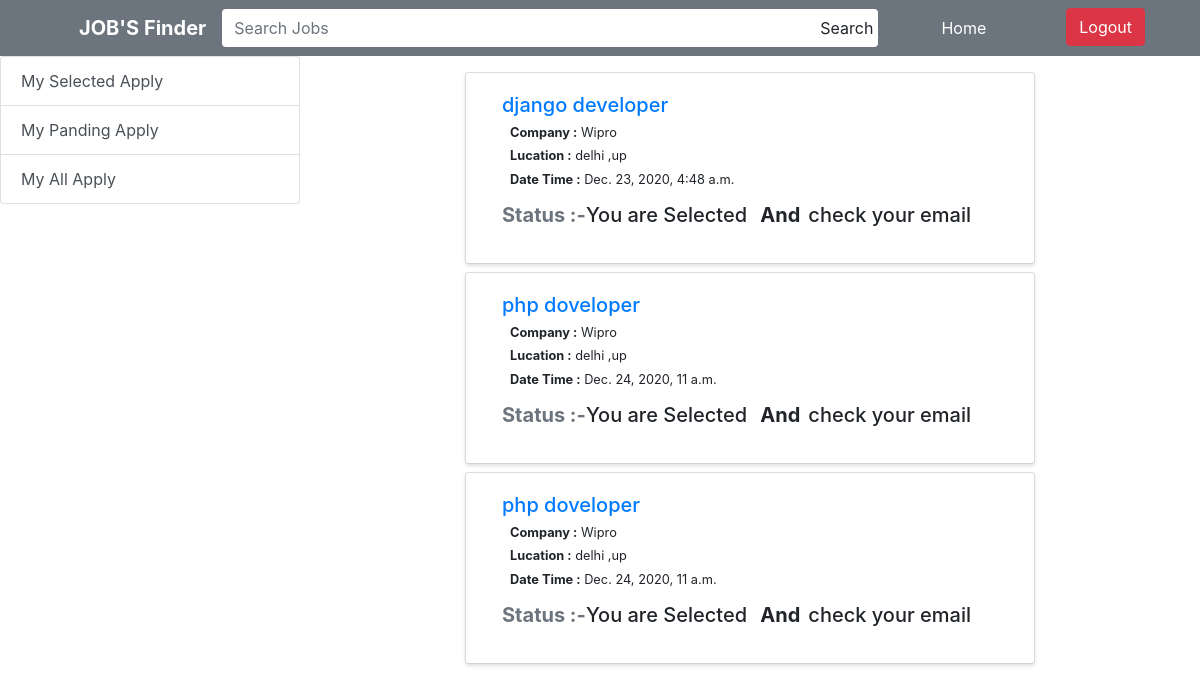
The page /myselectedapply (signed in) on the database its author committed.
### jobs/models.py (models this page shows, shortened)
class Apply(models.Model):
    apply_id = models.AutoField(primary_key=True)
    user = models.ForeignKey(settings.AUTH_USER_MODEL, on_delete=models.CASCADE)
    job_id = models.ForeignKey(Jobs,on_delete=models.CASCADE)
    first_name = models.CharField(max_length=200)
    last_name = models.CharField(max_length=200)
    contact = models.IntegerField()
    email = models.EmailField()
    address = models.CharField(max_length=200)
    city = models.CharField(max_length=200)
    state = models.CharField(max_length=200)
    resume = models.FileField(upload_to='media/')
    date = models.DateTimeField(auto_now_add=True)
    status = models.BooleanField(default = False)

class Jobs(models.Model):
    job_id = models.AutoField(primary_key=True)
    com_id = models.ForeignKey(CompanyeeDetails,on_delete=models.CASCADE)
    job_name = models.CharField(max_length=200)
    exprience = models.CharField(max_length=300)
    edication = models.CharField(max_length=400)
    job_type = models.CharField(max_length=200)
    schedule = models.CharField(max_length=200)
    salary = models.IntegerField()
    dicription = models.TextField()
    datetime = models.DateTimeField(auto_now_add=True)

class CompanyeeDetails(models.Model):
    com_id = models.AutoField(primary_key=True)
    user = models.ForeignKey(settings.AUTH_USER_MODEL,on_delete=models.CASCADE)
    com_name = models.CharField(max_length=200)
    com_email = models.EmailField()
    com_logo = models.ImageField(upload_to = 'media/')
    com_city = models.CharField(max_length=200)
    com_address = models.CharField(max_length=200)

### jobs/views.py (the view)
# urls.py: path('myselectedapply', MySelectedApply.as_view(), name="myselectedapply"),
class MySelectedApply(LoginRequiredMixin,View):
    def get(self,request,*args,**kwargs):
        data = {"myselectedapply":Apply.objects.filter(user=request.user , status=True)}
        return render(request, 'user/myselectedapply.html', data)

### templates/user/myselectedapply.html
{% extends 'user/base.html' %}
{% block content %}
    <div class="container-fluid mt-2">
    <div class="row">
        {% for x in myselectedapply %}
        <div class="col-lg-8 mt-2 mx-auto">
            <div class="card shadow-sm">
                <div class="card-body border-0 shadow-sm">
                    <a href="{% url 'my_apply_detail' x.apply_id %}">
                        <h5 class="display-5 ml-3">{{ x.job_id.job_name }}</h5>
                    </a>
                    <h5 class="small ml-4"><b>Company :</b> {{ x.job_id.com_id.com_name }}</h5>
                    <h5 class="small ml-4"><b>Lucation :</b> {{ x.job_id.com_id.com_city }} ,{{ x.job_id.com_id.com_address }}</h5>
                    <h5 class="small ml-4"><b>Date Time :</b> {{ x.job_id.datetime }}</h5>
                    <h5 class="display-5 ml-3 mt-3"><b class="text-secondary">Status :-</b>You are Selected <label class="ml-2 mr-2"><b>And</b></label>check your email</h5>
                </div>
            </div>
        </div>
        {% endfor %}
    </div>
    </div>
{% endblock %}

### rows shown on the page
Apply: job_id.job_name "django developer", job_id.com_id.com_name "Wipro", job_id.com_id.com_city "delhi", job_id.com_id.com_address "up", job_id.datetime "Dec. 23, 2020, 4:48 a.m."
Apply: job_id.job_name "php doveloper", job_id.com_id.com_name "Wipro", job_id.com_id.com_city "delhi", job_id.com_id.com_address "up", job_id.datetime "Dec. 24, 2020, 11 a.m."
Apply: job_id.job_name "php doveloper", job_id.com_id.com_name "Wipro", job_id.com_id.com_city "delhi", job_id.com_id.com_address "up", job_id.datetime "Dec. 24, 2020, 11 a.m."
